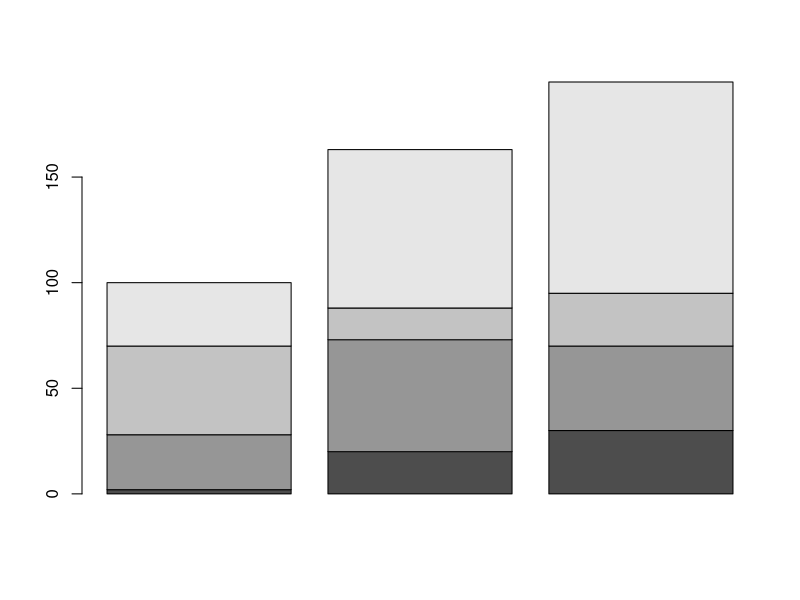
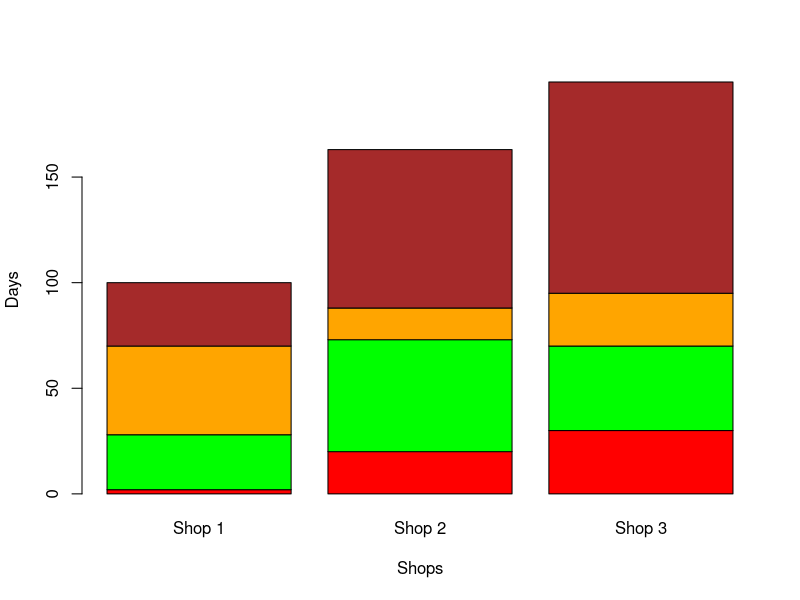
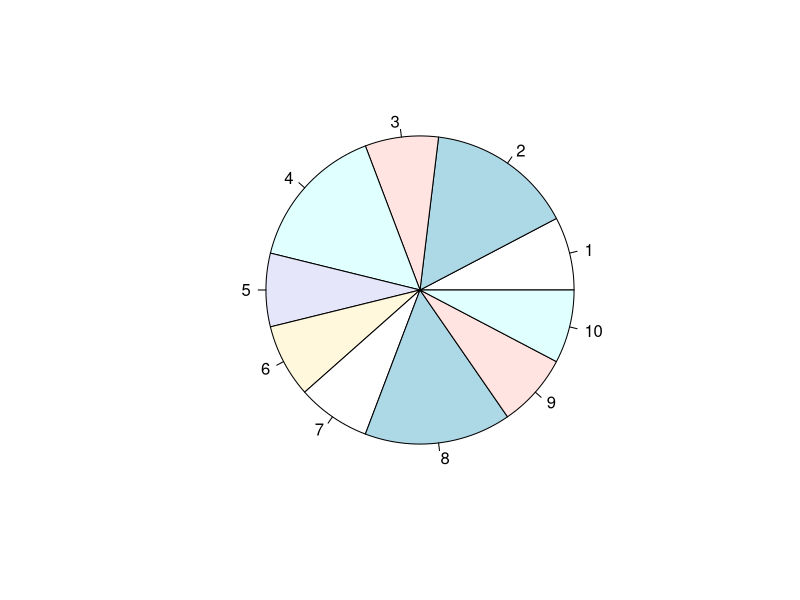
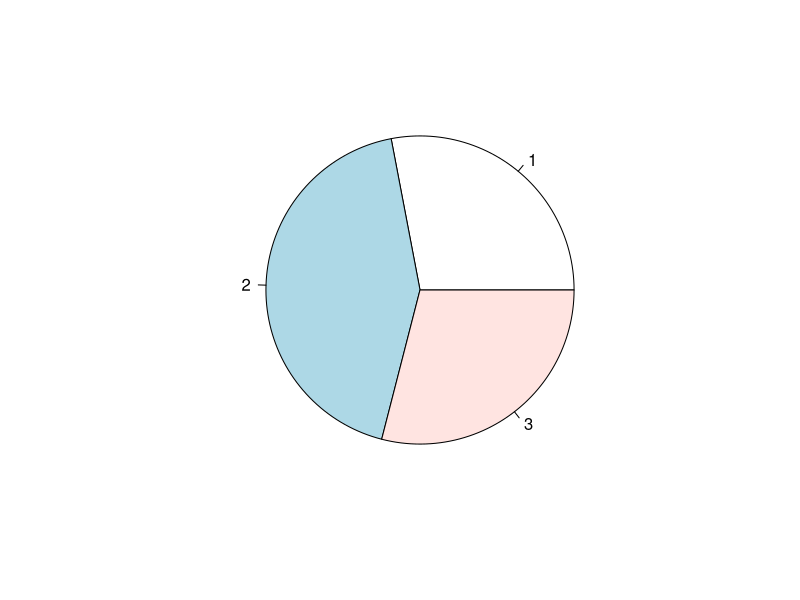
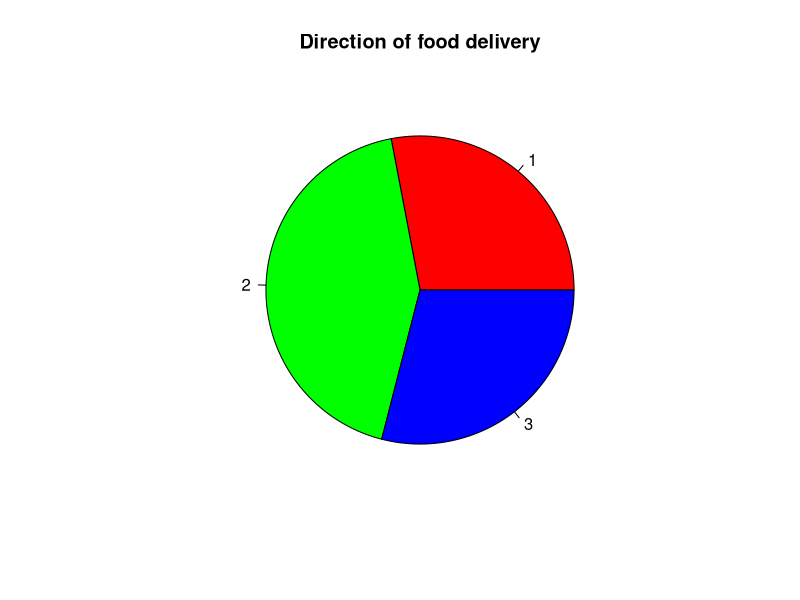
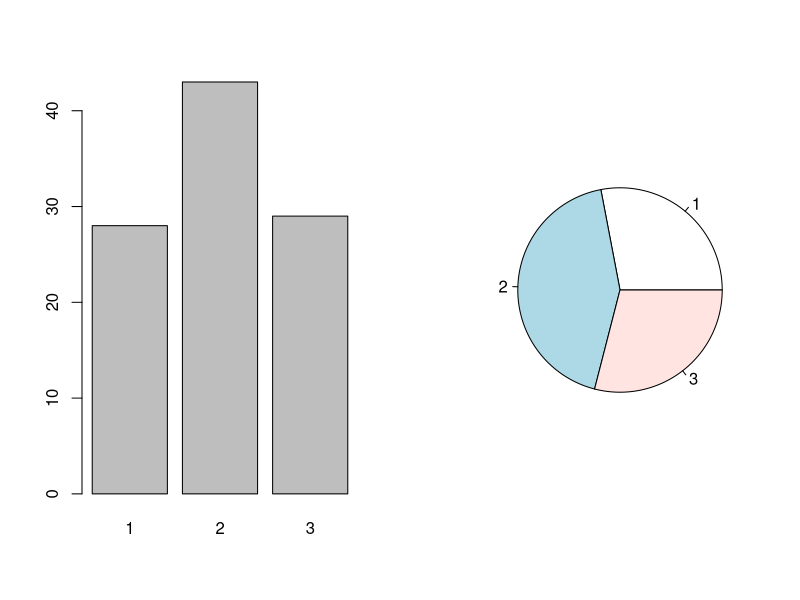
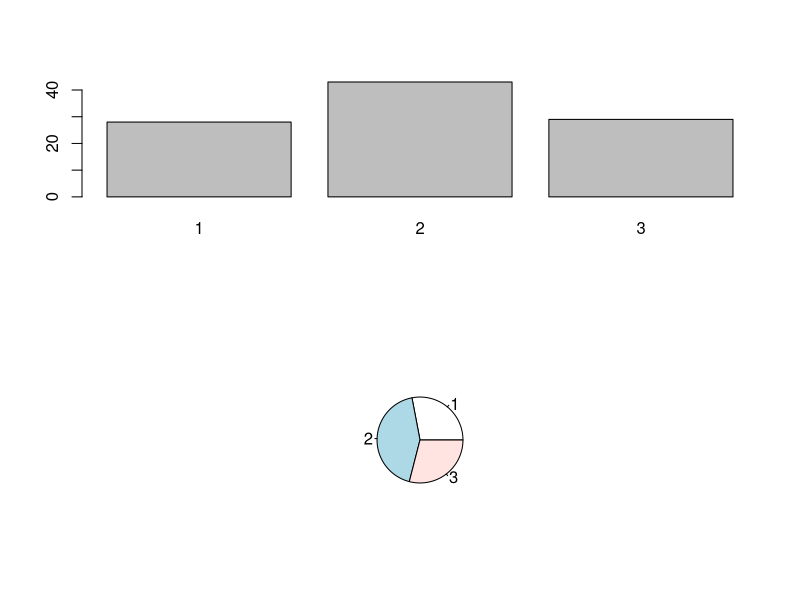
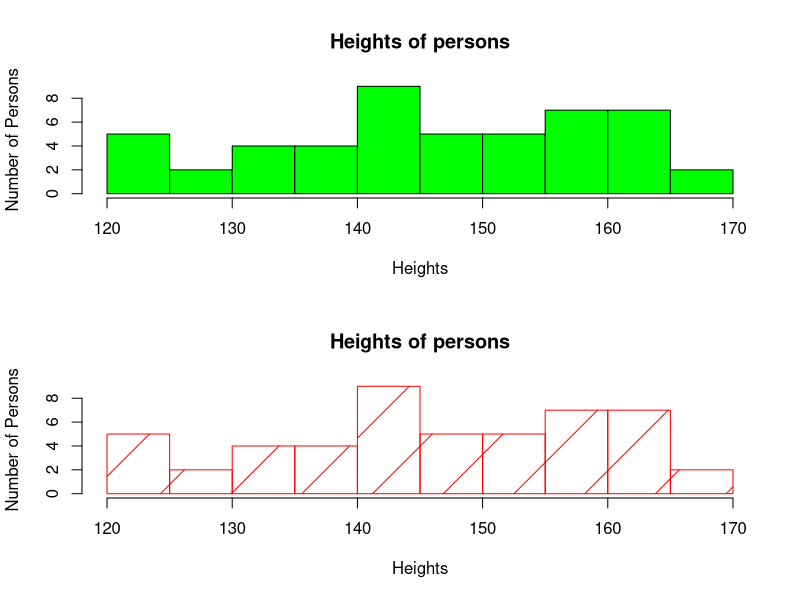

Generate these figures, in order, with R: (Note: this script raises an error after producing the figures.)
cust = matrix(nrow=4, ncol=3, data=c(2,20,30,26,53,40,42,15,25,30,75,100), byrow = T)
cust

barplot(cust)

barplot(cust, names.arg = c("Shop 1","Shop 2","Shop 3"), xlab="Shops",ylab="Days",col = c("red","green","orange","brown"))

gender = c(1,2,1,2,1,1,1,2,1,1)
gender

pie(gender)

direction = c(1,1,2,1,2,3,2,2,3,3,3,1,2,3,2,2,3,1,1,3,3,1,2
    ,1,3,3,3,2,2,2,2,1,2,2,1,1,1,3,2,2,1,2,3,2,2,1,
    2,3,3,2,1,2,2,3,1,1,2,1,2,3,2,3,2,2,3,1,2,3,3,3
    ,2,1,1,1,2,1,1,2,1,2,3,3,1,2,3,3,2,1,2,3,2,1,3,
    2,2,2,2,3,2,2)

pie(table(direction))

pie(table(direction), col=c("red","green","blue"), main="Direction of food delivery")

par(mfrow = c(1,2))

barplot(table(direction))

pie(table(direction))

par(mfrow = c(2,1))

barplot(table(direction))

pie(table(direction))

height = c(166,125,130,142,147,159,159,147, 
           165,156,149,164,137,166,135,142,133,136,127,143,
           165,121,142,148,158,146,154,157,124,125,158,159,
           164,143,154,152,141,164,131,152,152,161,143,143,
           139,131,125,145,140,163)

hist(height, main="Heights of persons",col="green",xlab="Heights",ylab="Number of Persons")

hist(height, main="Heights of persons",col="red",xlab="Heights",ylab="Number of Persons", density = 2)

hist(height, main="Heights of persons",col="red",xlab="Heights",ylab="Number of Persons", density = 8, angle=100)

hours = c(23,25,26,27,30,26,29,32,33,34,35,38,39,42,43,44,45,46,44,41)

marks = c(337,316,327,340,374,330,352,353,370,380,384,398,413,428,430,438,439,479,460,450)

plot(hours, marks)

plot(hours, marks, "l")

plot(hours, marks, "b")

plot(hours, marks, "o")

plot(hours, marks, "h")

plot(hours, marks, "s")

plot(hours, marks, xlab="Number of weekly hours", ylab="Marks obtained", main="Marks obtained versus Number of hours per week")

pairs(cbind(hours, marks))

pairs(cbind(hours, marks), labels=c("Study hours","Marks obtained"), col="red")

marks = c(337,316,327,340,374,330,352,353,370,380,384,398,413,428,430,438,439,479,460,450)
hours = c(23,25,26,27,30,26,29,32,33,34,35,38,39,42,43,44,45,46,44,41)

scatter.smooth(hours, marks, lpars = list(col = "red", lwd = 3, lty=3))

options(repos = c(CRAN = "https://cloud.r-project.org"))

install.packages("scatterplot3d")

library(scatterplot3d)

height  = c(100, 125, 145, 160, 170)
weight = c(30, 35, 50, 65, 70)
age = c(10, 15, 20, 30, 35)

scatterplot3d(height, weight, age)

scatterplot3d(height, weight, age, angle=120)

scatterplot3d(height, weight, age, color="red")

x = seq(-10, 10, length= 30)
y=x
f =function(x,y){r = sqrt(x^2+y^2);10*sin(r)/r}
z = outer(x, y, f)
z[is.na(z)] = 1
op = par(bg = "white")

persp(x,y,z, theta=30, phi=30, expand=0.5, col="lightblue")


persp(x, y, z, theta = 30, phi = 30, expand = 0.5, col = "lightblue", ltheta = 120, shade = 0.75, ticktype = "detailed", xlab = "X", ylab = "Y", zlab = "Sinc( r )")


rm(list = ls())

x = c(10,20,30)
y = c(1,2,3)

example1 = function(x,y)
  
{
  n = length(x)
  x1 = 0
  y1 = 0
  z1 = 0
  
  for (i in 1:n)
  {
      x1[i] = x[i]^2
      y1[i] = y[i]^2
      z1[i] = (x[i]/y[i])^2
  }
  sum_square_x = sum(x1)
  sum_square_y = sum(y1)
  sum_square_z = sum(z1)
  
  g = sum_square_x/sum_square_y
  h = sum_square_z
  
  cat("The value of g and h are", g, "and", h,"\n",)
}

x = c(10,20,30)
y = c(1,2,3)

example1(x,y)
x=c(67,87,26,85,6,45)
y=c(54,64,22,94,20,88)
example1(x,y)

g = sum(x^2)/sum(y^2)
h = sum(x/y)^2

rm(list = ls())
x
y
